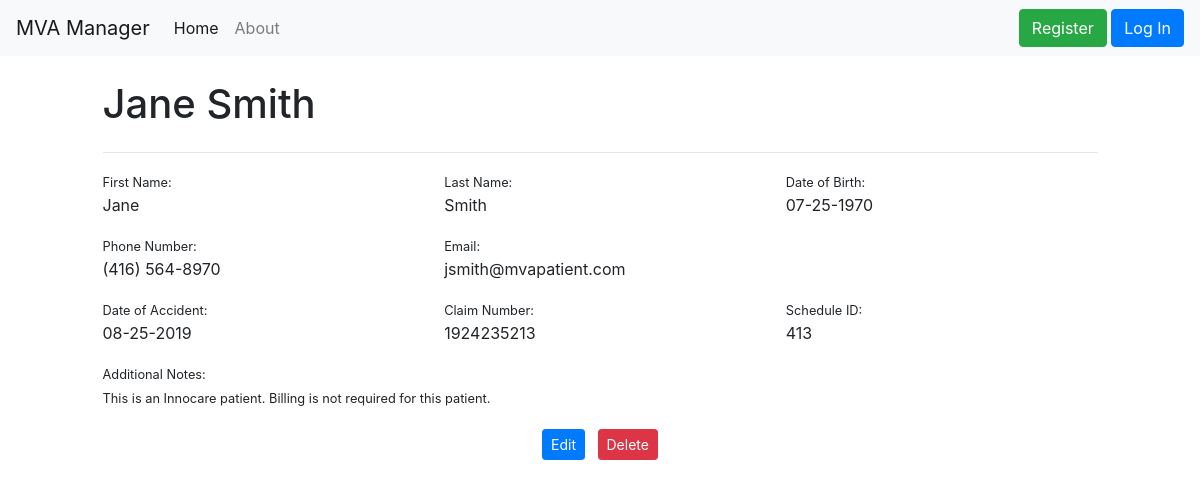
Screenshot of /patients/1 with the database file from the repository.
### mvaManager/models.py (models this page shows)
class Patient(db.Model):
  id = db.Column(db.Integer, primary_key=True)
  pFirstName = db.Column(db.String(20), nullable=False)
  pLastName = db.Column(db.String(20), nullable=False)
  pPhone = db.Column(db.String(20))
  pEmailAddress = db.Column(db.String(35))
  pDOB = db.Column(db.DateTime)
  pIncidentDate = db.Column(db.DateTime, nullable=False)
  pClaimNumber = db.Column(db.Integer, nullable=False)
  pScheduleID = db.Column(db.Integer, unique=True, nullable=False)
  pNotes = db.Column(db.Text)

### mvaManager/patients/routes.py (the view)
@patients.route('/patients/<int:patient_id>')
def patient(patient_id):
  patient = Patient.query.get_or_404(patient_id)
  return render_template('patients/patient.html', title=(patient.pFirstName + patient.pLastName), patient=patient)

### mvaManager/templates/patients/patient.html (shortened to what this page needs)
{% extends "layout.html" %}
{% block content %}
  <br>
  <div class="row">
    <div class="col-md-12">
      <h1> {{ patient.pFirstName }} {{ patient.pLastName}}</h1>
    </div>
  </div>
  <hr>
<fieldset class="form-group">
  <div class="row">
      <div class="col-md-4">
        <small>First Name: </small>
      </div>
      <div class="col-md-4">
        <small>Last Name: </small>
      </div>
      <div class="col-md-4">
        <small>Date of Birth: </small>
      </div>
    </div>
  <div class="row">
    <div class="col-md-4">
      <div class="form-group">
        <div>{{ patient.pFirstName }}</div>
      </div>
    </div>
    <div class="col-md-4">
      <div class="form-group">
        <div> {{ patient.pLastName }}</div>
      </div>
    </div>
    <div class="col-md-4">
      <div class="form-group">
        <div> {{ patient.pDOB.strftime('%m-%d-%Y') }} </div>
      </div>
    </div>
  </div>
  <div class="row">
    <div class="col-md-4">
      <small>Phone Number: </small>
    </div>
    <div class="col-md-4">
      <small>Email: </small>
    </div>
  </div>
  <div class="row">
    <div class="col-md-4">
      <div class="form-group">
        <div>{{ patient.pPhone }}</div>
      </div>
    </div>
    <div class="col-md-4">
      <div class="form-group">
        <div> {{ patient.pEmailAddress }}</div>
      </div>
    </div>
  </div>
  <div class="row">
    <div class="col-md-4">
      <small>Date of Accident: </small>
    </div>
    <div class="col-md-4">
      <small>Claim Number: </small>
    </div>
    <div class="col-md-4">
        <small>Schedule ID: </small>
    </div>
  </div>
  <div class="row">
    <div class="col-md-4">
      <div class="form-group">
        <div>{{ patient.pIncidentDate.strftime('%m-%d-%Y') }}</div>
      </div>
    </div>
    <div class="col-md-4">
      <div class="form-group">
        <div> {{ patient.pClaimNumber }}</div>
      </div>
    </div>
    <div class="col-md-4">
      <div> {{ patient.pScheduleID }}</div>
    </div>
  </div>
  <div class="row">
    <div class="col-md-12">
      <small> Additional Notes: </small>
    </div>
  </div>
  <div class="row">
    <div class="col-md-12">
      <small> {{ patient.pNotes }} </small>
    </div>
  </div>
</fieldset>
  <row>
    <div class="col-sm-12">
      <div class="text-center">
        <a class="btn btn-primary btn-sm m-1" href="{{ url_for('patients.updatepatient', patient_id=patient.id) }}"> Edit </a>
        <button type="button" class="btn btn-danger btn-sm m-1" data-toggle="modal" data-target="#deleteModal"> Delete </button></td>
      </div>
    </div>
  </row>
  {% endblock content %}

### rows the page displays
Patient: pFirstName "Jane", pLastName "Smith", pDOB "07-25-1970", pPhone "(416) 564-8970", pEmailAddress "jsmith@mvapatient.com", pIncidentDate "08-25-2019", pClaimNumber "1924235213", pScheduleID "413", pNotes "This is an Innocare patient. Billing is not required for this patient."
